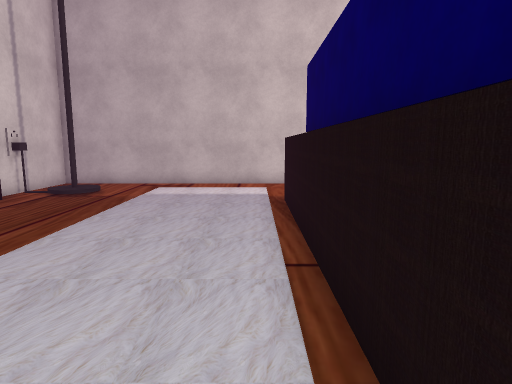
View 1 (above)

16 first-person views from a walk through a scene from a Unity 3-D project. The camera is 1.5 m above the floor, tilts 8° down and sees 75° across. The floor is counted in squares, 1 m on a side. Each view is taken from the middle of a square. On the plan, view 1 faces up. The plan holds only what a view shows up to about 15 squares ahead; the rest is blank. The player character is not drawn. Some surface patterns are stand-ins.

View 2
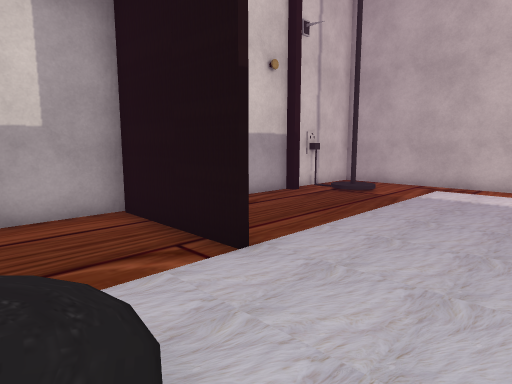

View 3
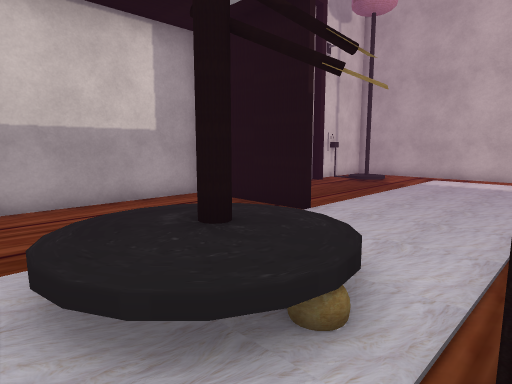

View 4
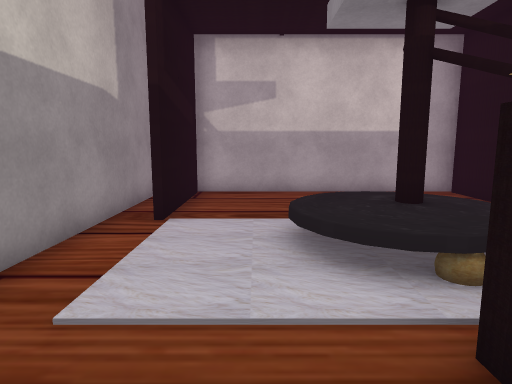

View 5
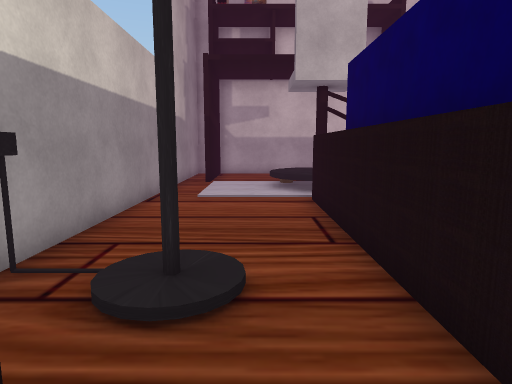

View 6
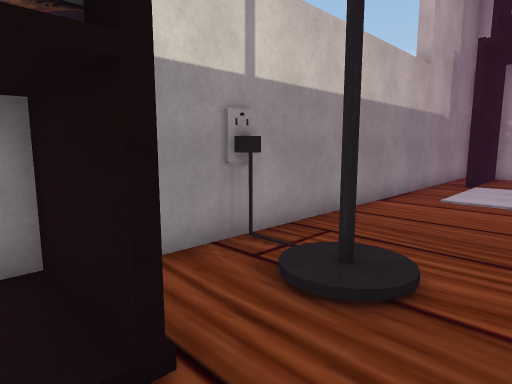

View 7
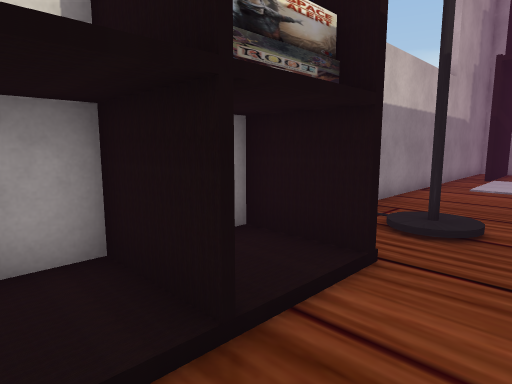

View 8
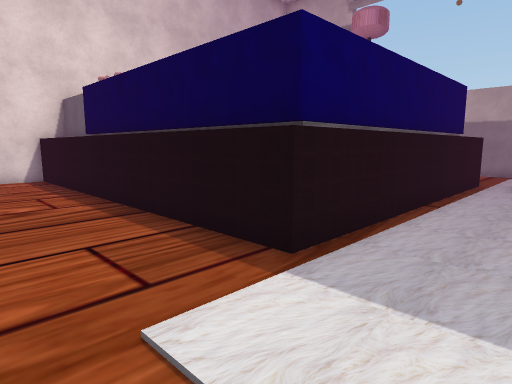

View 9
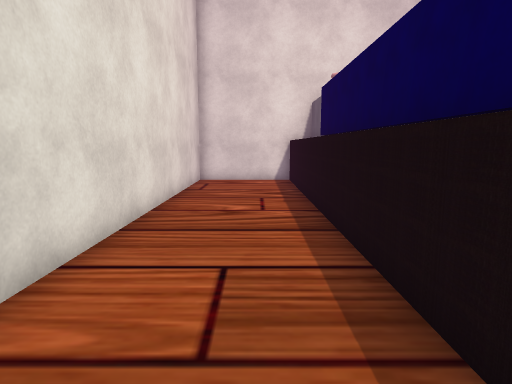

View 10
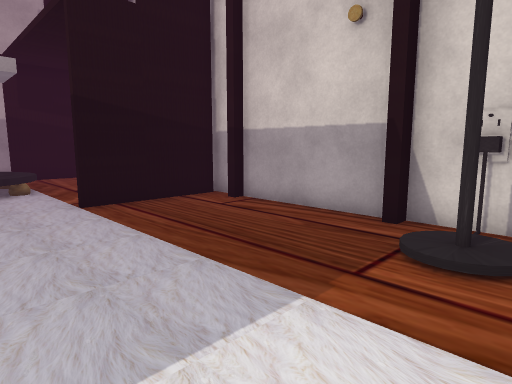

View 11
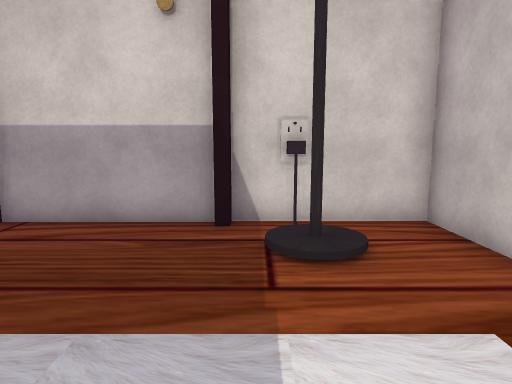

View 12
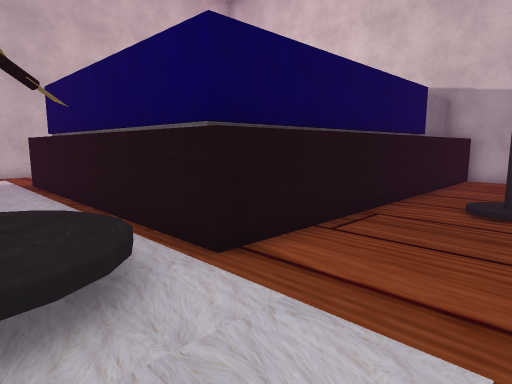

View 13
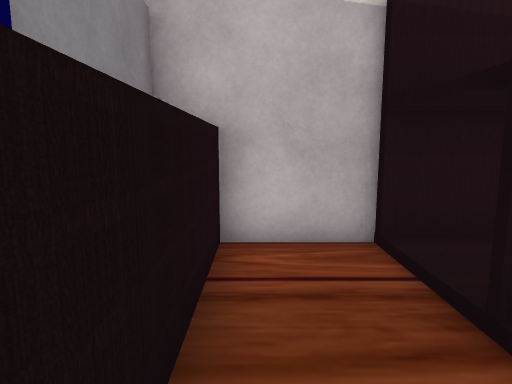

View 14
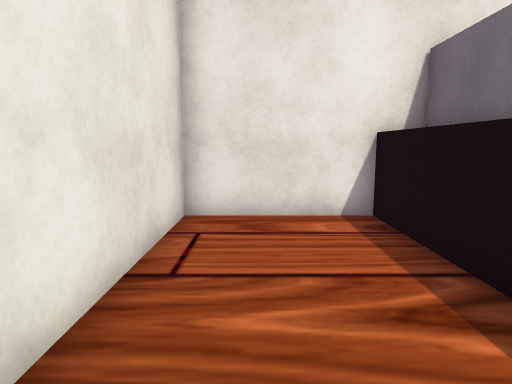

View 15
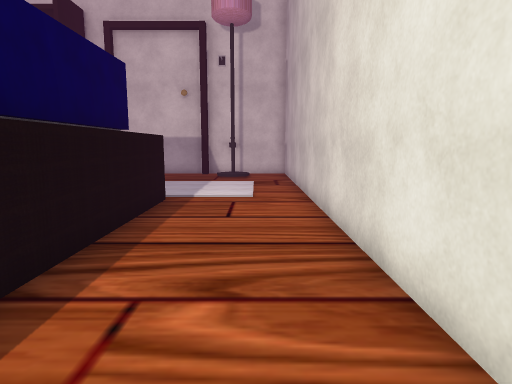

View 16
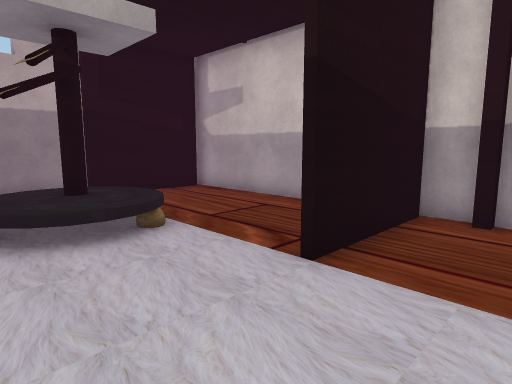

### Floor plan
Key: @ floor where view 1 was taken; # wall or solid block; . main floor; : floor 0.5 m higher than the main floor; / step, stairs or slope; O other object.
Columns run from 9 left of view 1 to 14 right of it. Each row starts with its distance up from view 1.
 14  #######################
 13  #.....................#
 12  #.....................#
 11 OOOO...................#
 10  #.....................#
  9  #........##############
  8  #........#
  7  #........#
  6  #........#
  5  #........#
  4  #........#
  3  #####....#
  2  #........#
  1  #...../..#
  0  #..../:O@#
 -1  #....:O:.##############
 -2  #..../:/..............#
 -3  #.............//......#
 -4  #............./ .#//#/#
 -5  #####............#..#.#
 -6   #############O########
 -7               ###

Where each view was taken, in squares from view 1:
view 1: 0 up, 0 right, facing up
view 2: 0 up, 0 right, facing up-left
view 3: 3 down, 1 right, facing up-left
view 4: 3 down, 3 right, facing left
view 5: 3 down, 10 right, facing left
view 6: 2 down, 10 right, facing down-left
view 7: 2 down, 13 right, facing down-left
view 8: 13 up, 2 left, facing down-right
view 9: 11 up, 1 left, facing right
view 10: 12 up, 1 left, facing down-left
view 11: 10 up, 1 left, facing left
view 12: 5 down, 2 left, facing up-right
view 13: 2 down, 9 right, facing right
view 14: 12 up, 7 right, facing right
view 15: 12 up, 10 right, facing left
view 16: 6 up, 0 right, facing down-left
